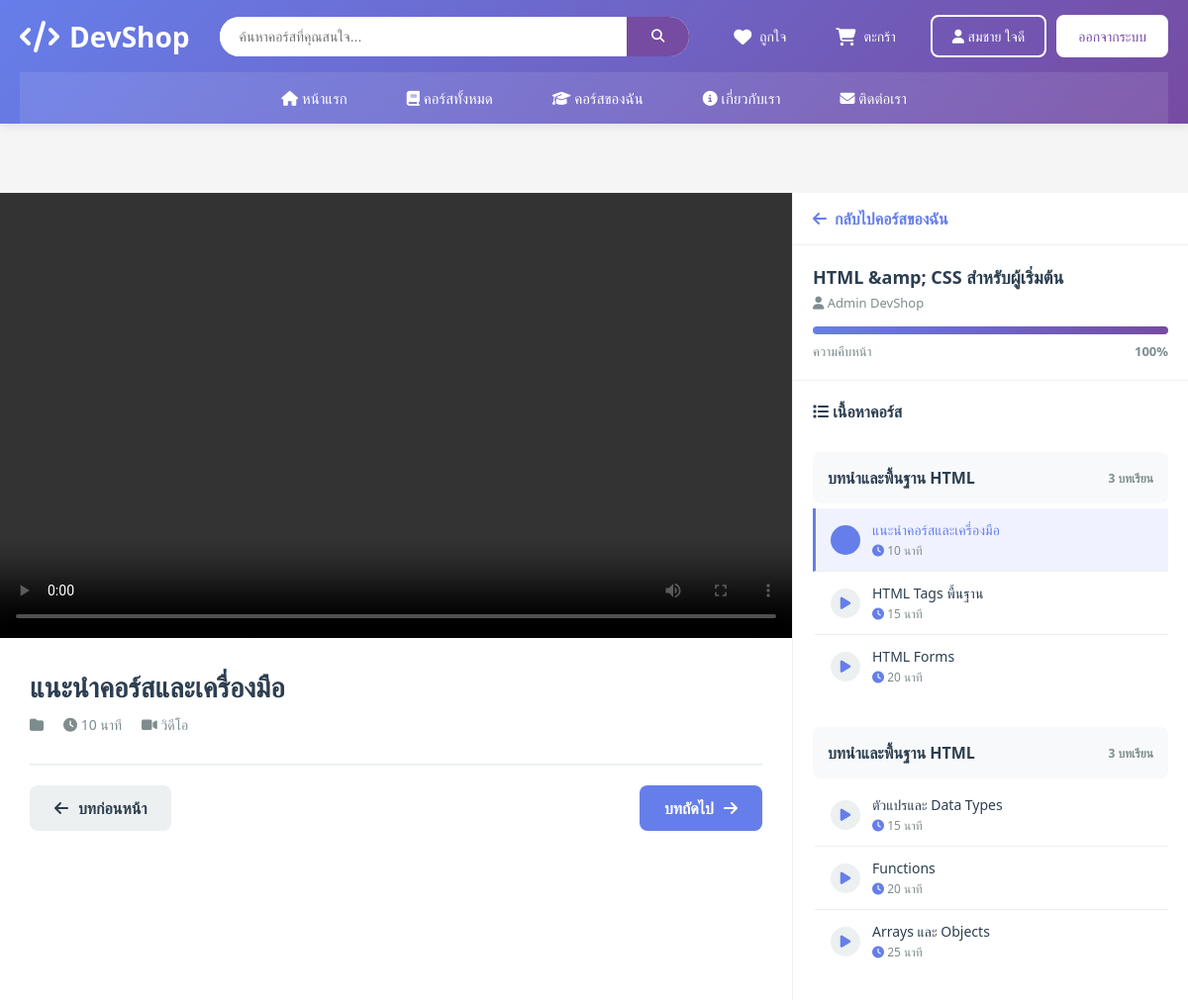
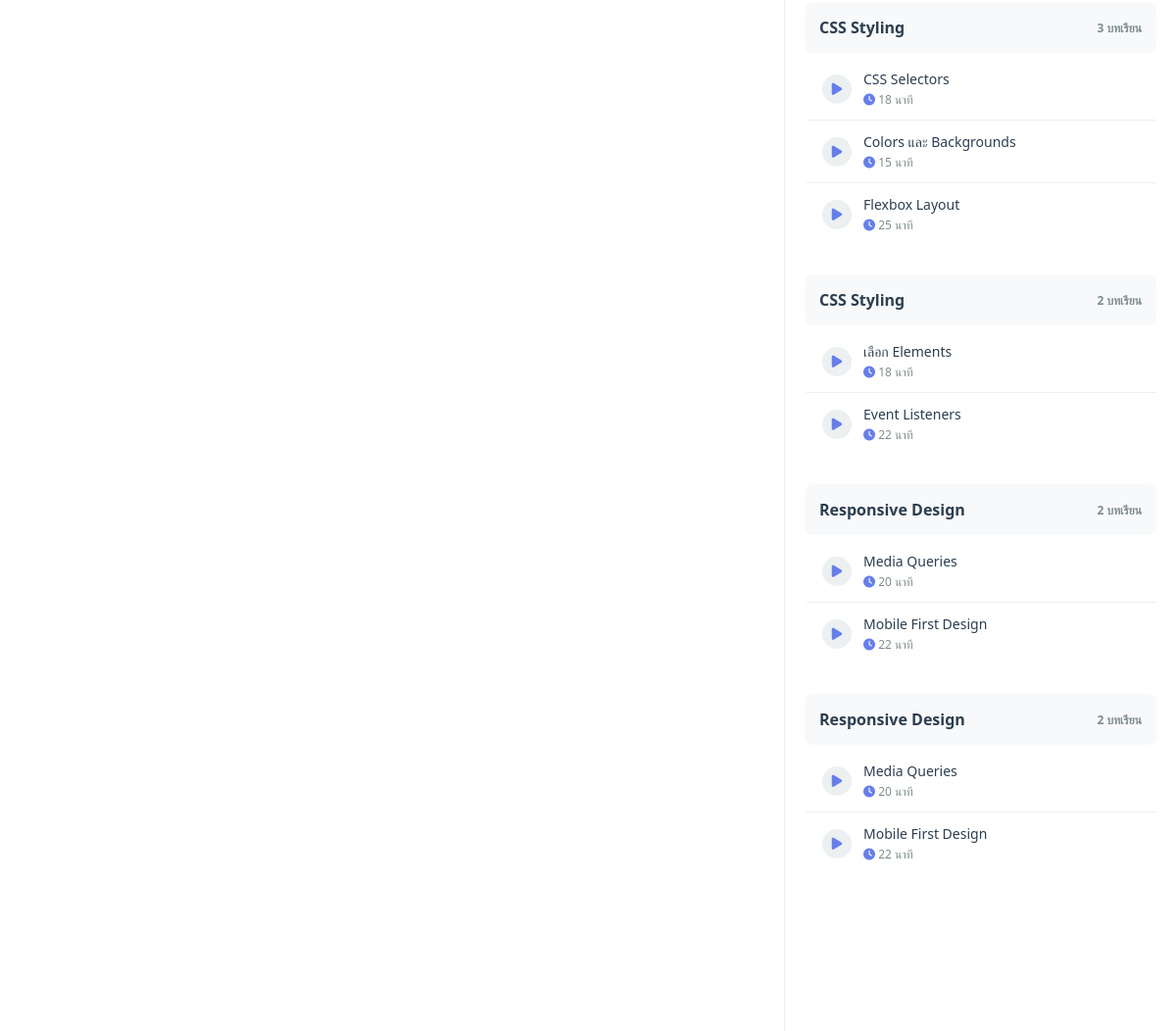
/course_learn.php?id=1 (signed in), run on the app's committed database (2 pictures, top to bottom).
### tables this page shows
CREATE TABLE `users` (
  `user_id` int NOT NULL AUTO_INCREMENT,
  `email` varchar(100) NOT NULL,
  `password` varchar(255) NOT NULL,
  `first_name` varchar(50) NOT NULL,
  `last_name` varchar(50) NOT NULL,
  `phone` varchar(20) DEFAULT NULL,
  `bio` text,
  `profile_image` varchar(255) DEFAULT NULL,
  `role` enum('student','instructor','admin') DEFAULT 'student',
  `status` enum('active','inactive','banned') DEFAULT 'active',
  `created_at` timestamp NULL DEFAULT CURRENT_TIMESTAMP,
  `updated_at` timestamp NULL DEFAULT CURRENT_TIMESTAMP ON UPDATE CURRENT_TIMESTAMP,
  PRIMARY KEY (`user_id`),
  UNIQUE KEY `email` (`email`),
  KEY `idx_email` (`email`),
  KEY `idx_role` (`role`)
);

CREATE TABLE `lectures` (
  `lecture_id` int NOT NULL AUTO_INCREMENT,
  `section_id` int NOT NULL,
  `lecture_title` varchar(200) NOT NULL,
  `lecture_type` enum('video','article','quiz','file') DEFAULT 'video',
  `content_url` varchar(255) DEFAULT NULL,
  `content_text` text,
  `duration_minutes` int DEFAULT NULL,
  `lecture_order` int DEFAULT '0',
  `is_preview` tinyint(1) DEFAULT '0',
  `created_at` timestamp NULL DEFAULT CURRENT_TIMESTAMP,
  PRIMARY KEY (`lecture_id`),
  KEY `idx_section` (`section_id`),
  CONSTRAINT `lectures_ibfk_1` FOREIGN KEY (`section_id`) REFERENCES `sections` (`section_id`) ON DELETE CASCADE
);

CREATE TABLE `courses` (
  `course_id` int NOT NULL AUTO_INCREMENT,
  `instructor_id` int NOT NULL,
  `category_id` int NOT NULL,
  `course_title` varchar(200) NOT NULL,
  `course_slug` varchar(200) NOT NULL,
  `description` text,
  `short_description` varchar(500) DEFAULT NULL,
  `thumbnail` varchar(255) DEFAULT NULL,
  `level` enum('beginner','intermediate','advanced') DEFAULT 'beginner',
  `price` decimal(10,2) NOT NULL,
  `discount_price` decimal(10,2) DEFAULT NULL,
  `duration_hours` decimal(5,2) DEFAULT NULL,
  `total_lectures` int DEFAULT '0',
  `status` enum('draft','published','archived') DEFAULT 'draft',
  `featured` tinyint(1) DEFAULT '0',
  `bestseller` tinyint(1) DEFAULT '0',
  `created_at` timestamp NULL DEFAULT CURRENT_TIMESTAMP,
  `updated_at` timestamp NULL DEFAULT CURRENT_TIMESTAMP ON UPDATE CURRENT_TIMESTAMP,
  PRIMARY KEY (`course_id`),
  UNIQUE KEY `course_slug` (`course_slug`),
  KEY `idx_slug` (`course_slug`),
  KEY `idx_instructor` (`instructor_id`),
  KEY `idx_category` (`category_id`),
  KEY `idx_status` (`status`),
  KEY `idx_featured` (`featured`),
  CONSTRAINT `courses_ibfk_1` FOREIGN KEY (`instructor_id`) REFERENCES `users` (`user_id`) ON DELETE CASCADE,
  CONSTRAINT `courses_ibfk_2` FOREIGN KEY (`category_id`) REFERENCES `categories` (`category_id`) ON DELETE RESTRICT
);

CREATE TABLE `enrollments` (
  `enrollment_id` int NOT NULL AUTO_INCREMENT,
  `user_id` int NOT NULL,
  `course_id` int NOT NULL,
  `order_id` int DEFAULT NULL,
  `enrolled_at` timestamp NULL DEFAULT CURRENT_TIMESTAMP,
  `progress` int DEFAULT '0',
  `completed_at` timestamp NULL DEFAULT NULL,
  `certificate_issued` tinyint(1) DEFAULT '0',
  PRIMARY KEY (`enrollment_id`),
  UNIQUE KEY `unique_enrollment` (`user_id`,`course_id`),
  KEY `idx_user` (`user_id`),
  KEY `idx_course` (`course_id`),
  KEY `order_id` (`order_id`),
  CONSTRAINT `enrollments_ibfk_1` FOREIGN KEY (`user_id`) REFERENCES `users` (`user_id`) ON DELETE CASCADE,
  CONSTRAINT `enrollments_ibfk_2` FOREIGN KEY (`course_id`) REFERENCES `courses` (`course_id`) ON DELETE CASCADE,
  CONSTRAINT `enrollments_ibfk_3` FOREIGN KEY (`order_id`) REFERENCES `orders` (`order_id`) ON DELETE SET NULL
);

CREATE TABLE `sections` (
  `section_id` int NOT NULL AUTO_INCREMENT,
  `course_id` int NOT NULL,
  `section_title` varchar(200) NOT NULL,
  `section_order` int DEFAULT '0',
  `created_at` timestamp NULL DEFAULT CURRENT_TIMESTAMP,
  PRIMARY KEY (`section_id`),
  KEY `idx_course` (`course_id`),
  CONSTRAINT `sections_ibfk_1` FOREIGN KEY (`course_id`) REFERENCES `courses` (`course_id`) ON DELETE CASCADE
);

### course_learn.php (the view, shortened to what this page needs)
<?php
require_once 'includes/config.php';
$user_id = $_SESSION['user_id'];
$course_id = intval($_GET['id']);
$enrollment_check = $conn->query("SELECT * FROM enrollments WHERE user_id = $user_id AND course_id = $course_id");
$enrollment = $enrollment_check->fetch_assoc();
$course_sql = "SELECT c.*, CONCAT(u.first_name, ' ', u.last_name) as instructor_name
               FROM courses c
               LEFT JOIN users u ON c.instructor_id = u.user_id
               WHERE c.course_id = $course_id";
$course = $conn->query($course_sql)->fetch_assoc();
$sections_sql = "SELECT * FROM sections WHERE course_id = $course_id ORDER BY section_order ASC";
$sections = $conn->query($sections_sql)->fetch_all(MYSQLI_ASSOC);
foreach ($sections as &$section) {
    $section_id = $section['section_id'];
    $lectures_sql = "SELECT * FROM lectures WHERE section_id = $section_id ORDER BY lecture_order ASC";
    $section['lectures'] = $conn->query($lectures_sql)->fetch_all(MYSQLI_ASSOC);
}
$current_lecture_id = isset($_GET['lecture']) ? intval($_GET['lecture']) : null;
$current_lecture = null;
if ($current_lecture_id) {
    $lecture_sql = "SELECT l.*, s.section_title
                    FROM lectures l
                    JOIN sections s ON l.section_id = s.section_id
                    WHERE l.lecture_id = $current_lecture_id";
    $current_lecture = $conn->query($lecture_sql)->fetch_assoc();
} else {
    if (!empty($sections) && !empty($sections[0]['lectures'])) {
        $current_lecture = $sections[0]['lectures'][0];
        $current_lecture_id = $current_lecture['lecture_id'];
    }
}
?>
<!DOCTYPE html>
<html lang="th">
<head>
    <link rel="stylesheet" href="assets/css/style.css?v=<?php echo time(); ?>">
    <link rel="stylesheet" href="https://cdnjs.cloudflare.com/ajax/libs/font-awesome/6.4.0/css/all.min.css">
    <link rel="stylesheet" href="assets/css/course-learn.css">
</head>
<body>
    <?php include 'includes/header.php'; ?>
    <div class="learn-container">
        <div class="learn-main">
            <div class="video-container">
                <?php if ($current_lecture && $current_lecture['lecture_type'] == 'video' && $current_lecture['content_url']): ?>
                    <video class="video-player" controls controlsList="nodownload">
                        <source src="<?php echo htmlspecialchars($current_lecture['content_url']); ?>" type="video/mp4">
                    </video>
                <?php endif; ?>
            </div>
            <div class="content-area">
                <?php if ($current_lecture): ?>
                    <div class="lecture-header">
                        <h1 class="lecture-title"><?php echo htmlspecialchars($current_lecture['lecture_title']); ?></h1>
                        <div class="lecture-meta">
                            <span><i class="fas fa-folder"></i> <?php echo htmlspecialchars($current_lecture['section_title']); ?></span>
                            <?php if ($current_lecture['duration_minutes']): ?>
                                <span><i class="fas fa-clock"></i> <?php echo $current_lecture['duration_minutes']; ?> นาที</span>
                            <?php endif; ?>
                            <span><i class="fas fa-<?php echo $current_lecture['lecture_type'] == 'video' ? 'video' : 'file-alt'; ?>"></i>
                                <?php
                                $types = ['video' => 'วิดีโอ', 'article' => 'บทความ', 'quiz' => 'แบบทดสอบ', 'file' => 'ไฟล์'];
                                echo $types[$current_lecture['lecture_type']];
                                ?>
                            </span>
                        </div>
                    </div>
                    <div class="lecture-navigation">
                        <a href="#" class="nav-btn nav-btn-prev">
                            <i class="fas fa-arrow-left"></i> บทก่อนหน้า
                        </a>
                        <a href="#" class="nav-btn nav-btn-next">
                            บทถัดไป <i class="fas fa-arrow-right"></i>
                        </a>
                    </div>
                <?php endif; ?>
            </div>
        </div>
        <div class="learn-sidebar" id="sidebar">
            <div class="back-to-courses">
                <a href="my_courses.php" class="back-link">
                    <i class="fas fa-arrow-left"></i> กลับไปคอร์สของฉัน
                </a>
            </div>
            <div class="sidebar-header">
                <h2 style="font-size: 18px; color: #2c3e50; margin-bottom: 5px;">
                    <?php echo htmlspecialchars($course['course_title']); ?>
                </h2>
                <p style="font-size: 13px; color: #7f8c8d;">
                    <i class="fas fa-user"></i> <?php echo htmlspecialchars($course['instructor_name']); ?>
                </p>
                <div class="course-progress">
                    <div class="progress-bar">
                        <div class="progress-fill" style="width: <?php echo $enrollment['progress']; ?>%"></div>
                    </div>
                    <div class="progress-text">
                        <span>ความคืบหน้า</span>
                        <span><strong><?php echo $enrollment['progress']; ?>%</strong></span>
                    </div>
                </div>
            </div>
            <div class="curriculum">
                <h3 style="font-size: 16px; color: #2c3e50; margin-bottom: 15px;">
                    <i class="fas fa-list"></i> เนื้อหาคอร์ส
                </h3>
                <?php if (empty($sections)): ?>
                    <p style="text-align: center; color: #7f8c8d; padding: 40px 20px;">
                        <i class="fas fa-inbox" style="font-size: 48px; display: block; margin-bottom: 15px; opacity: 0.3;"></i>
                        ยังไม่มีเนื้อหาบทเรียน
                    </p>
                <?php else: ?>
                    <?php foreach ($sections as $section): ?>
                        <div class="section">
                            <div class="section-header">
                                <span><?php echo htmlspecialchars($section['section_title']); ?></span>
                                <span style="font-size: 12px; color: #7f8c8d;">
                                    <?php echo count($section['lectures']); ?> บทเรียน
                                </span>
                            </div>
                            <div class="section-lectures">
                                <?php foreach ($section['lectures'] as $lecture): ?>
                                    <a href="?id=<?php echo $course_id; ?>&lecture=<?php echo $lecture['lecture_id']; ?>"
                                       class="lecture-item <?php echo $current_lecture_id == $lecture['lecture_id'] ? 'active' : ''; ?>">
                                        <div class="lecture-icon">
                                            <i class="fas fa-<?php echo $lecture['lecture_type'] == 'video' ? 'play' : 'file-alt'; ?>"></i>
                                        </div>
                                        <div class="lecture-info">
                                            <div class="lecture-name"><?php echo htmlspecialchars($lecture['lecture_title']); ?></div>
                                            <?php if ($lecture['duration_minutes']): ?>
                                                <div class="lecture-duration">
                                                    <i class="fas fa-clock"></i> <?php echo $lecture['duration_minutes']; ?> นาที
                                                </div>
                                            <?php endif; ?>
                                        </div>
                                    </a>
                                <?php endforeach; ?>
                            </div>
                        </div>
                    <?php endforeach; ?>
                <?php endif; ?>
            </div>
        </div>
    </div>
</body>
</html>

### includes/header.php (shortened to what this page needs)
<?php
$is_logged_in = isset($_SESSION['user_id']);
$user_id = $is_logged_in ? $_SESSION['user_id'] : null;
if ($is_logged_in) {
    $user_result = $conn->query("SELECT first_name, last_name FROM users WHERE user_id = $user_id");
    if ($user_result && $user_result->num_rows > 0) {
        $user_data = $user_result->fetch_assoc();
        $user_name = $user_data['first_name'] . ' ' . $user_data['last_name'];
    } else {
        $user_name = $_SESSION['user_name'] ?? '';
    }
} else {
    $user_name = '';
}
?>
<header class="header">
    <div class="header-container">
        <div class="header-top">
            <a href="index.php" class="logo">
                <i class="fas fa-code"></i>
                <span class="logo-text">DevShop</span>
            </a>
            <div class="search-bar">
                <form class="search-form" action="search.php" method="GET">
                    <input type="text" class="search-input" name="q" placeholder="ค้นหาคอร์สที่คุณสนใจ..." value="<?php echo isset($_GET['q']) ? htmlspecialchars($_GET['q']) : ''; ?>">
                    <button type="submit" class="search-btn">
                        <i class="fas fa-search"></i>
                    </button>
                </form>
            </div>
            <div class="header-actions">
                <a href="wishlist.php" class="action-btn" title="รายการถูกใจ">
                    <i class="fas fa-heart"></i>
                    <span>ถูกใจ</span>
                </a>
                <a href="cart.php" class="action-btn" title="ตะกร้าสินค้า">
                    <i class="fas fa-shopping-cart"></i>
                    <span>ตะกร้า</span>
                </a>
                <div class="auth-buttons">
                    <?php if ($is_logged_in): ?>
                        <a href="profile.php" class="btn-login">
                            <i class="fas fa-user"></i> <?php echo htmlspecialchars($user_name); ?>
                        </a>
                        <a href="logout.php" class="btn-register">ออกจากระบบ</a>
                    <?php else: ?>
                        <a href="login.php" class="btn-login">เข้าสู่ระบบ</a>
                        <a href="register.php" class="btn-register">สมัครสมาชิก</a>
                    <?php endif; ?>
                </div>
            </div>
        </div>
        <nav class="nav-menu">
            <ul class="nav-list">
                <li class="nav-item"><a href="index.php"><i class="fas fa-home"></i> หน้าแรก</a></li>
                <li class="nav-item"><a href="courses.php"><i class="fas fa-book"></i> คอร์สทั้งหมด</a></li>
                <?php if ($is_logged_in): ?>
                    <li class="nav-item"><a href="my_courses.php"><i class="fas fa-graduation-cap"></i> คอร์สของฉัน</a></li>
                <?php endif; ?>
                <li class="nav-item"><a href="about.php"><i class="fas fa-info-circle"></i> เกี่ยวกับเรา</a></li>
                <li class="nav-item"><a href="contact.php"><i class="fas fa-envelope"></i> ติดต่อเรา</a></li>
            </ul>
        </nav>
    </div>
</header>

### data on the page
users: user_name "สมชาย ใจดี"
lectures: lecture_title "แนะนำคอร์สและเครื่องมือ", duration_minutes "10", lecture_type "วิดีโอ"
courses: course_title "HTML &amp; CSS สำหรับผู้เริ่มต้น"
enrollments: progress "100"
sections: section_title "บทนำและพื้นฐาน HTML", count($section['lectures']) "3"
lectures: lecture_title "HTML Tags พื้นฐาน", duration_minutes "15"
lectures: lecture_title "HTML Forms", duration_minutes "20"
sections: section_title "บทนำและพื้นฐาน HTML", count($section['lectures']) "3"
lectures: lecture_title "ตัวแปรและ Data Types", duration_minutes "15"
lectures: lecture_title "Functions", duration_minutes "20"
lectures: lecture_title "Arrays และ Objects", duration_minutes "25"
sections: section_title "CSS Styling", count($section['lectures']) "3"
lectures: lecture_title "CSS Selectors", duration_minutes "18"
lectures: lecture_title "Colors และ Backgrounds", duration_minutes "15"
lectures: lecture_title "Flexbox Layout", duration_minutes "25"
sections: section_title "CSS Styling", count($section['lectures']) "2"
lectures: lecture_title "เลือก Elements", duration_minutes "18"
lectures: lecture_title "Event Listeners", duration_minutes "22"
sections: section_title "Responsive Design", count($section['lectures']) "2"
lectures: lecture_title "Media Queries", duration_minutes "20"
lectures: lecture_title "Mobile First Design", duration_minutes "22"

### other printed values
$course['instructor_name'] "Admin DevShop"
